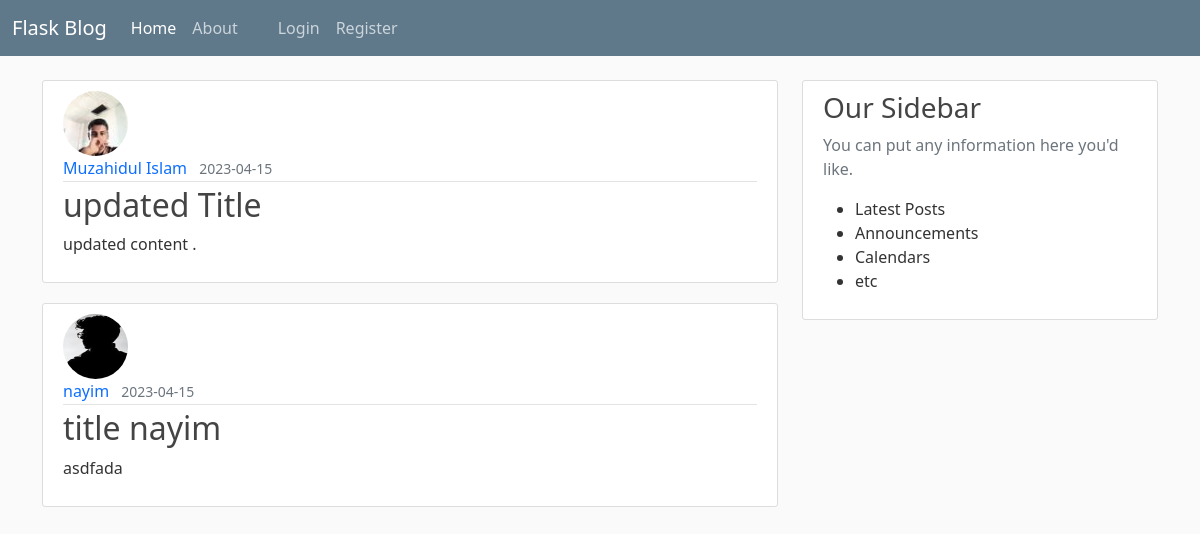
Page /home on the earlier database version.
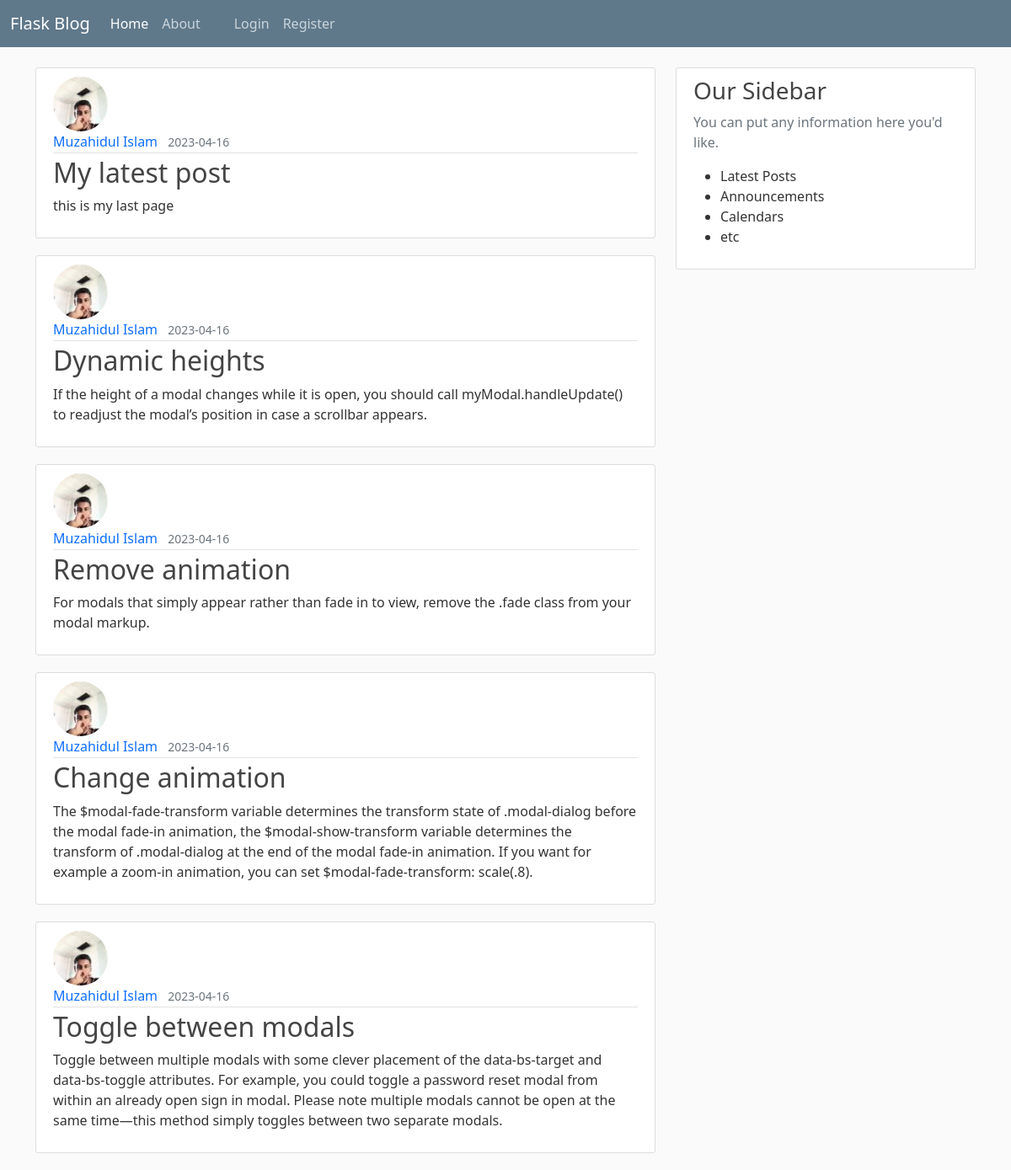
Same page on the later database version.
### flaskblog/models.py (models this page shows, shortened)
class Post(db.Model):
    id = db.Column(db.Integer,primary_key=True)
    title = db.Column(db.String(100), nullable=False)
    date_posted  = db.Column(db.DateTime, nullable=False , default = datetime.utcnow)
    content = db.Column(db.String(1000), nullable = False)
    user_id = db.Column(db.Integer, db.ForeignKey('user.id'), nullable = False)

class User(db.Model, UserMixin):
    id = db.Column(db.Integer,primary_key=True)
    username = db.Column(db.String(20),unique=True,nullable=False)
    email = db.Column(db.String(120),unique=True,nullable=False)
    image_file = db.Column(db.String(20),nullable=False, default = 'default.jpg')
    password = db.Column(db.String(60),nullable=False)
    posts = db.relationship('Post', backref='author',lazy=True)

### flaskblog/routes.py (the view)
@app.route("/")
@app.route("/home")#this is second route to go home page
def home():
    page = request.args.get('page',1, type=int)
    posts = Post.query.order_by(Post.date_posted.desc()).paginate(page=page, per_page=5)
    return render_template('home.html', posts = posts, title = 'Home') #sending arguments

### flaskblog/templates/home.html
{% extends "layout.html" %}
{% block content%}
    {% for post in posts %}
        <article class="media content-section">
            <img class="rounded-circle article-img" src="{{url_for('static', filename='profilePic/' + post.author.image_file)}}" alt="">
            <div class="media-body">
                <div class="article-metadata">
                    <a class="me-2" href="#">{{post.author.username}}</a>
                    <small class="text-muted">{{post.date_posted.strftime('%Y-%m-%d')}}</small>
                </div>
                <h2><a class="article-title" href="{{url_for('post', post_id=post.id)}}">{{post.title}}</a></h2>
                <p>{{post.content}}</p>
            </div>
        </article>
    {% endfor%}
{% endblock content%}

Differences in the rows shown:
no longer on this page (row unchanged): Post: image_file (picture), author.username "Muzahidul Islam", date_posted "2023-04-15", title "updated Title", content "updated content ."
no longer on this page (row unchanged): Post: image_file (placeholder picture), author.username "nayim", date_posted "2023-04-15", title "title nayim", content "asdfada"
added Post: image_file (picture), author.username "Muzahidul Islam", date_posted "2023-04-16", title "My latest post", content "this is my last page"
added Post: image_file (picture), author.username "Muzahidul Islam", date_posted "2023-04-16", title "Dynamic heights", content "If the height of a modal changes while it is open, you should call myModal.handleUpdate() to readjust the modal’s position in case a scrollbar appears."
added Post: image_file (picture), author.username "Muzahidul Islam", date_posted "2023-04-16", title "Remove animation", content "For modals that simply appear rather than fade in to view, remove the .fade class from your modal markup."
added Post: image_file (picture), author.username "Muzahidul Islam", date_posted "2023-04-16", title "Change animation", content "The $modal-fade-transform variable determines the transform state of .modal-dialog before the modal fade-in animation, the $modal-show-transform variable determines the transform of .modal-dialog at the end of the modal fade-in animation. If you want for example a zoom-in animation, you can set $modal-fade-transform: scale(.8)."
added Post: image_file (picture), author.username "Muzahidul Islam", date_posted "2023-04-16", title "Toggle between modals", content "Toggle between multiple modals with some clever placement of the data-bs-target and data-bs-toggle attributes. For example, you could toggle a password reset modal from within an already open sign in modal. Please note multiple modals cannot be open at the same time—this method simply toggles between two separate modals."
